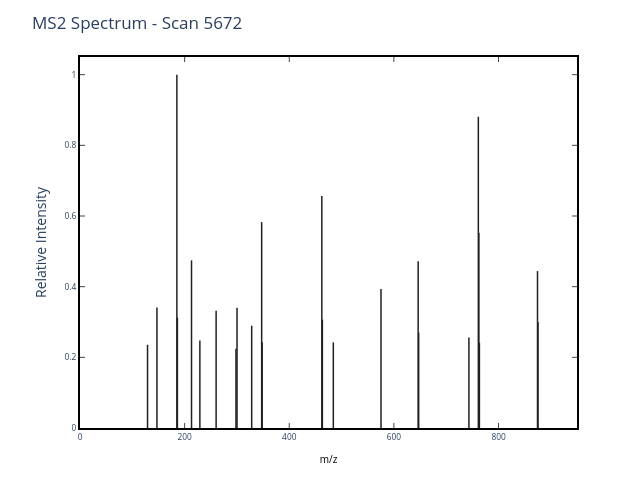

The notebook cell saved with this chart:
### Markdown cell above
#### 1.1.b Example MS2 Spectrum

Now, let's look at an MS2 spectrum. This spectrum was collected immediately after the MS1 spectrum we just examined. The instrument isolated all ions between 486.1 m/z and 488.6 m/z, which includes the isotopic envelope of our peptide with z =2. The peptide ions were [fragmented](https://en.wikipedia.org/wiki/Collision-induced_dissociation), and the MS2 spectrum shows the resulting fragments.

### Code cell
# Show an the MS2 scan
ms2_spectrum_unannotated = get_MS2_object(mzml_path, 5672)
plot_MS2(ms2_spectrum_unannotated, title="MS2 Spectrum - Scan 5672")

### Figure 1 — Plotly figure (JSON) as saved in the notebook; plotly's stock layout.template omitted (floating-point values rounded to 4 significant figures)
{"data": [{"line": {"color": "rgba (33, 33, 33, 1)", "dash": "solid", "width": 1.5}, "mode": "lines", "name": "_child0", "type": "scatter", "x": [129.1, 129.1], "xaxis": "x", "y": [0, 0.2356], "yaxis": "y"}, {"line": {"color": "rgba (33, 33, 33, 1)", "dash": "solid", "width": 1.5}, "mode": "lines", "name": "_child1", "type": "scatter", "x": [147.1, 147.1], "xaxis": "x", "y": [0, 0.3408], "yaxis": "y"}, {"line": {"color": "rgba (33, 33, 33, 1)", "dash": "solid", "width": 1.5}, "mode": "lines", "name": "_child2", "type": "scatter", "x": [185.2, 185.2], "xaxis": "x", "y": [0, 1], "yaxis": "y"}, {"line": {"color": "rgba (33, 33, 33, 1)", "dash": "solid", "width": 1.5}, "mode": "lines", "name": "_child3", "type": "scatter", "x": [186.2, 186.2], "xaxis": "x", "y": [0, 0.3124], "yaxis": "y"}, {"line": {"color": "rgba (33, 33, 33, 1)", "dash": "solid", "width": 1.5}, "mode": "lines", "name": "_child4", "type": "scatter", "x": [213.2, 213.2], "xaxis": "x", "y": [0, 0.4746], "yaxis": "y"}, {"line": {"color": "rgba (33, 33, 33, 1)", "dash": "solid", "width": 1.5}, "mode": "lines", "name": "_child5", "type": "scatter", "x": [229.1, 229.1], "xaxis": "x", "y": [0, 0.2473], "yaxis": "y"}, {"line": {"color": "rgba (33, 33, 33, 1)", "dash": "solid", "width": 1.5}, "mode": "lines", "name": "_child6", "type": "scatter", "x": [260.2, 260.2], "xaxis": "x", "y": [0, 0.3318], "yaxis": "y"}, {"line": {"color": "rgba (33, 33, 33, 1)", "dash": "solid", "width": 1.5}, "mode": "lines", "name": "_child7", "type": "scatter", "x": [298.1, 298.1], "xaxis": "x", "y": [0, 0.2245], "yaxis": "y"}, {"line": {"color": "rgba (33, 33, 33, 1)", "dash": "solid", "width": 1.5}, "mode": "lines", "name": "_child8", "type": "scatter", "x": [300.2, 300.2], "xaxis": "x", "y": [0, 0.3405], "yaxis": "y"}, {"line": {"color": "rgba (33, 33, 33, 1)", "dash": "solid", "width": 1.5}, "mode": "lines", "name": "_child9", "type": "scatter", "x": [328.2, 328.2], "xaxis": "x", "y": [0, 0.2895], "yaxis": "y"}, {"line": {"color": "rgba (33, 33, 33, 1)", "dash": "solid", "width": 1.5}, "mode": "lines", "name": "_child10", "type": "scatter", "x": [347.2, 347.2], "xaxis": "x", "y": [0, 0.5829], "yaxis": "y"}, {"line": {"color": "rgba (33, 33, 33, 1)", "dash": "solid", "width": 1.5}, "mode": "lines", "name": "_child11", "type": "scatter", "x": [348.2, 348.2], "xaxis": "x", "y": [0, 0.2427], "yaxis": "y"}, {"line": {"color": "rgba (33, 33, 33, 1)", "dash": "solid", "width": 1.5}, "mode": "lines", "name": "_child12", "type": "scatter", "x": [462.3, 462.3], "xaxis": "x", "y": [0, 0.6565], "yaxis": "y"}, {"line": {"color": "rgba (33, 33, 33, 1)", "dash": "solid", "width": 1.5}, "mode": "lines", "name": "_child13", "type": "scatter", "x": [463.3, 463.3], "xaxis": "x", "y": [0, 0.3068], "yaxis": "y"}, {"line": {"color": "rgba (33, 33, 33, 1)", "dash": "solid", "width": 1.5}, "mode": "lines", "name": "_child14", "type": "scatter", "x": [484.2, 484.2], "xaxis": "x", "y": [0, 0.2424], "yaxis": "y"}, {"line": {"color": "rgba (33, 33, 33, 1)", "dash": "solid", "width": 1.5}, "mode": "lines", "name": "_child15", "type": "scatter", "x": [575.3, 575.3], "xaxis": "x", "y": [0, 0.3936], "yaxis": "y"}, {"line": {"color": "rgba (33, 33, 33, 1)", "dash": "solid", "width": 1.5}, "mode": "lines", "name": "_child16", "type": "scatter", "x": [646.4, 646.4], "xaxis": "x", "y": [0, 0.472], "yaxis": "y"}, {"line": {"color": "rgba (33, 33, 33, 1)", "dash": "solid", "width": 1.5}, "mode": "lines", "name": "_child17", "type": "scatter", "x": [647.4, 647.4], "xaxis": "x", "y": [0, 0.2703], "yaxis": "y"}, {"line": {"color": "rgba (33, 33, 33, 1)", "dash": "solid", "width": 1.5}, "mode": "lines", "name": "_child18", "type": "scatter", "x": [743.4, 743.4], "xaxis": "x", "y": [0, 0.2564], "yaxis": "y"}, {"line": {"color": "rgba (33, 33, 33, 1)", "dash": "solid", "width": 1.5}, "mode": "lines", "name": "_child19", "type": "scatter", "x": [761.4, 761.4], "xaxis": "x", "y": [0, 0.8811], "yaxis": "y"}, {"line": {"color": "rgba (33, 33, 33, 1)", "dash": "solid", "width": 1.5}, "mode": "lines", "name": "_child20", "type": "scatter", "x": [762.4, 762.4], "xaxis": "x", "y": [0, 0.5524], "yaxis": "y"}, {"line": {"color": "rgba (33, 33, 33, 1)", "dash": "solid", "width": 1.5}, "mode": "lines", "name": "_child21", "type": "scatter", "x": [763.4, 763.4], "xaxis": "x", "y": [0, 0.2412], "yaxis": "y"}, {"line": {"color": "rgba (33, 33, 33, 1)", "dash": "solid", "width": 1.5}, "mode": "lines", "name": "_child22", "type": "scatter", "x": [874.5, 874.5], "xaxis": "x", "y": [0, 0.444], "yaxis": "y"}, {"line": {"color": "rgba (33, 33, 33, 1)", "dash": "solid", "width": 1.5}, "mode": "lines", "name": "_child23", "type": "scatter", "x": [875.5, 875.5], "xaxis": "x", "y": [0, 0.2997], "yaxis": "y"}], "layout": {"autosize": false, "height": 480, "hovermode": "closest", "margin": {"b": 52, "l": 80, "pad": 0, "r": 63, "t": 57}, "plot_bgcolor": "white", "showlegend": false, "title": {"text": "MS2 Spectrum - Scan 5672"}, "width": 640, "xaxis": {"anchor": "y", "domain": [0, 1], "linecolor": "black", "linewidth": 2, "mirror": "ticks", "nticks": 6, "range": [0, 950], "showgrid": true, "showline": true, "side": "bottom", "tickfont": {"size": 8.33}, "ticks": "inside", "title": {"font": {"color": "#000000", "size": 10}, "text": "m/z"}, "type": "linear", "zeroline": false}, "yaxis": {"anchor": "x", "domain": [0, 1], "linecolor": "black", "linewidth": 2, "mirror": "ticks", "nticks": 6, "range": [0, 1.05], "showgrid": true, "showline": true, "side": "left", "tickfont": {"size": 8.33}, "ticks": "inside", "title": {"text": "Relative Intensity"}, "type": "linear", "zeroline": false}}}
